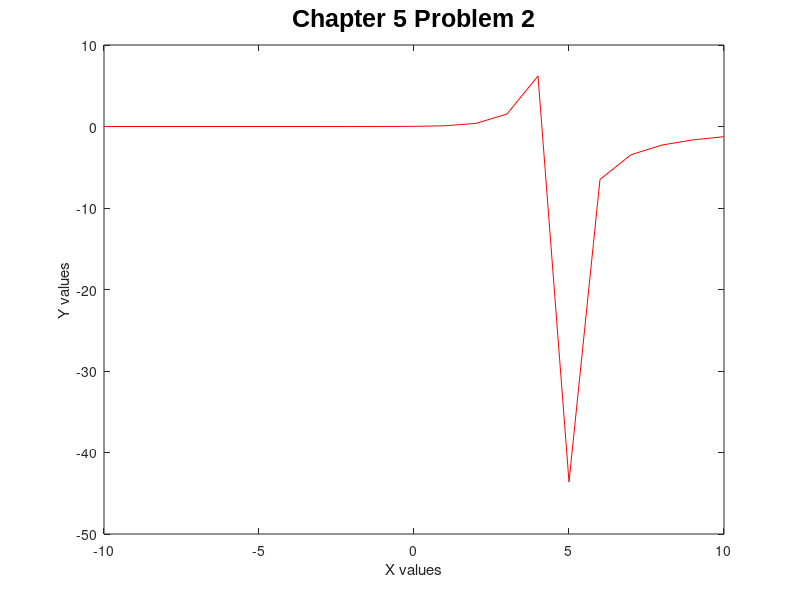

This chart was generated by the following MATLAB code:
%%Chapter 5 Problems
%
% <Brett Davis>
%  <20140306>
%   <Gilat, 3rd Edition>
%

%% Problem 2
clear all
close all
% plot a given function for x = [-10:10]
%

x = [-10:10]

y = 5./(1+exp(5.5-1.5.*x)-(x.^2./20))

plot (x,y,'red')
title('\fontname{arial}Chapter 5 Problem 2','fontsize',18)
xlabel('X values')
ylabel('Y values')
